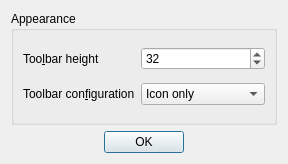
<?xml version="1.0" encoding="UTF-8"?>
<ui version="4.0">
 <class>SettingsDialog</class>
 <widget class="QDialog" name="SettingsDialog">
  <property name="geometry">
   <rect>
    <x>0</x>
    <y>0</y>
    <width>250</width>
    <height>164</height>
   </rect>
  </property>
  <property name="windowTitle">
   <string>Dialog</string>
  </property>
  <layout class="QVBoxLayout" name="verticalLayout">
   <item>
    <widget class="QGroupBox" name="groupBox">
     <property name="title">
      <string>Appearance</string>
     </property>
     <layout class="QGridLayout" name="gridLayout">
      <item row="0" column="0">
       <widget class="QLabel" name="label">
        <property name="text">
         <string>Too&amp;lbar height</string>
        </property>
        <property name="buddy">
         <cstring>toolbarHeight</cstring>
        </property>
       </widget>
      </item>
      <item row="0" column="1">
       <widget class="QSpinBox" name="toolbarHeight">
        <property name="minimum">
         <number>16</number>
        </property>
        <property name="maximum">
         <number>256</number>
        </property>
        <property name="value">
         <number>32</number>
        </property>
       </widget>
      </item>
      <item row="1" column="0">
       <widget class="QLabel" name="label_2">
        <property name="text">
         <string>Toolbar con&amp;figuration</string>
        </property>
        <property name="buddy">
         <cstring>toolbarConfig</cstring>
        </property>
       </widget>
      </item>
      <item row="1" column="1">
       <widget class="QComboBox" name="toolbarConfig">
        <property name="currentIndex">
         <number>0</number>
        </property>
        <item>
         <property name="text">
          <string>Icon only</string>
         </property>
        </item>
        <item>
         <property name="text">
          <string>Text only</string>
         </property>
        </item>
        <item>
         <property name="text">
          <string>Text besides icon</string>
         </property>
        </item>
        <item>
         <property name="text">
          <string>Text below icon</string>
         </property>
        </item>
        <item>
         <property name="text">
          <string>System default</string>
         </property>
        </item>
        <item>
         <property name="text">
          <string/>
         </property>
        </item>
       </widget>
      </item>
     </layout>
    </widget>
   </item>
   <item>
    <widget class="QDialogButtonBox" name="buttonBox">
     <property name="orientation">
      <enum>Qt::Horizontal</enum>
     </property>
     <property name="standardButtons">
      <set>QDialogButtonBox::Ok</set>
     </property>
     <property name="centerButtons">
      <bool>true</bool>
     </property>
    </widget>
   </item>
  </layout>
  <zorder>buttonBox</zorder>
  <zorder>groupBox</zorder>
 </widget>
 <resources/>
 <connections>
  <connection>
   <sender>buttonBox</sender>
   <signal>accepted()</signal>
   <receiver>SettingsDialog</receiver>
   <slot>accept()</slot>
   <hints>
    <hint type="sourcelabel">
     <x>224</x>
     <y>138</y>
    </hint>
    <hint type="destinationlabel">
     <x>157</x>
     <y>163</y>
    </hint>
   </hints>
  </connection>
  <connection>
   <sender>buttonBox</sender>
   <signal>rejected()</signal>
   <receiver>SettingsDialog</receiver>
   <slot>reject()</slot>
   <hints>
    <hint type="sourcelabel">
     <x>243</x>
     <y>144</y>
    </hint>
    <hint type="destinationlabel">
     <x>249</x>
     <y>163</y>
    </hint>
   </hints>
  </connection>
 </connections>
</ui>
